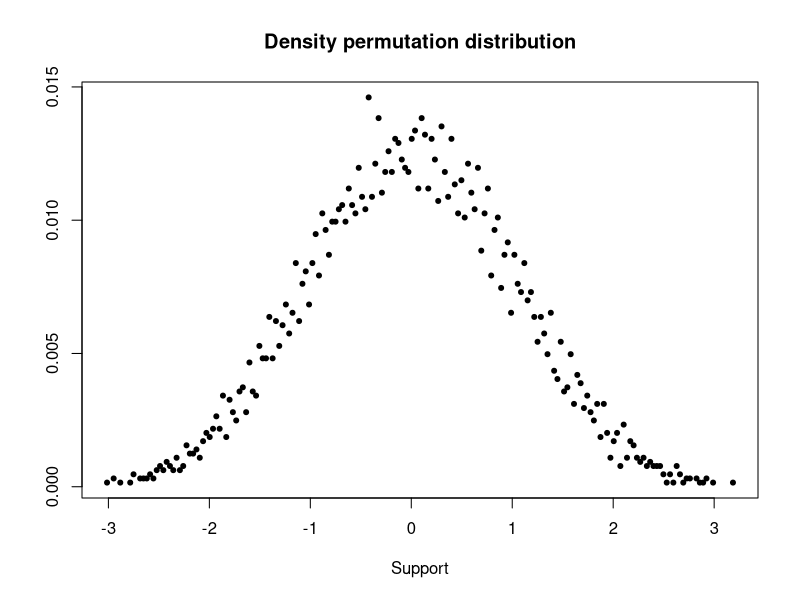
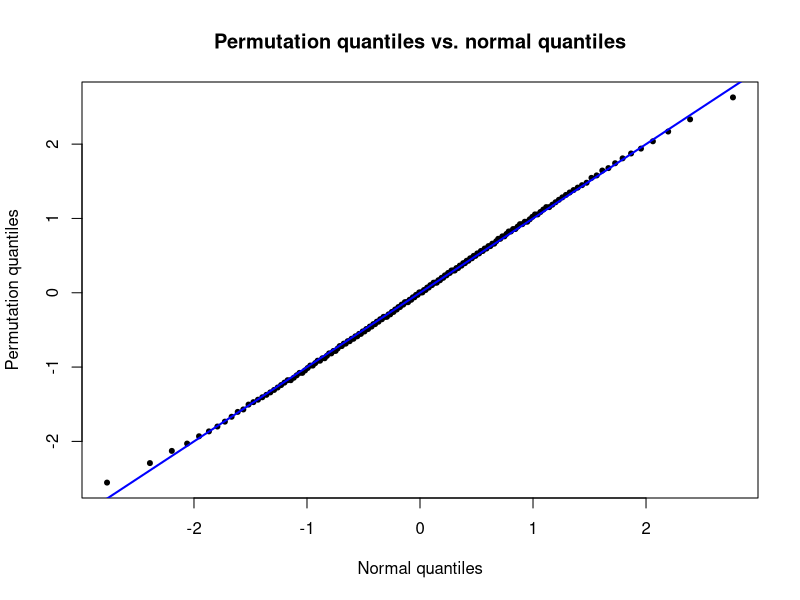
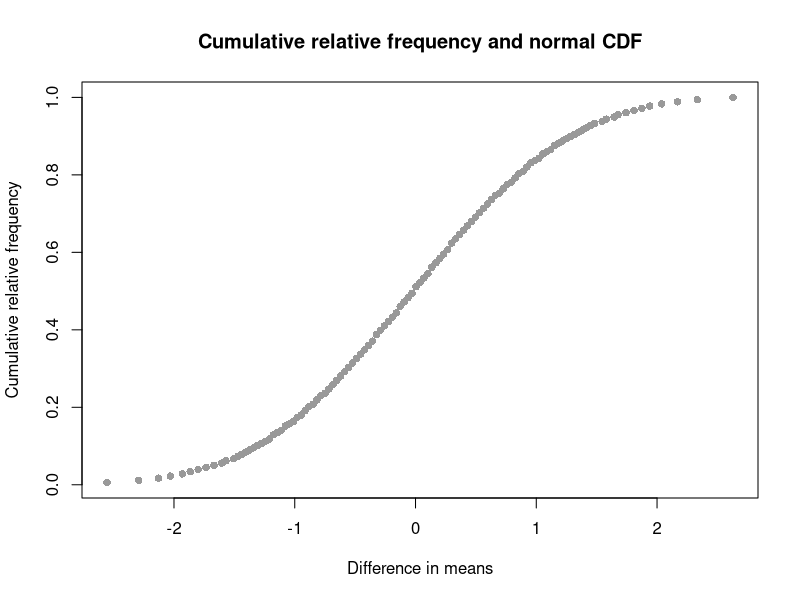

Here is the R script that generated these plots, in order: (Note: this script raises an error after producing the figures.)
## ---- chunk 1
wants <- c("coin", "e1071")
has   <- wants %in% rownames(installed.packages())
if(any(!has)) install.packages(wants[!has])
## ---- chunk 2
set.seed(123)
Nj     <- c(7, 8)
sigma  <- 20
DVa    <- round(rnorm(Nj[1], 100, sigma))
DVb    <- round(rnorm(Nj[2], 110, sigma))
tIndDf <- data.frame(DV=c(DVa, DVb),
                     IV=factor(rep(c("A", "B"), Nj)))
## ---- chunk 3
library(coin)
(ot <- oneway_test(DV ~ IV, alternative="less", data=tIndDf, distribution="exact"))
## ---- chunk 4
tRes <- t.test(DV ~ IV, alternative="less", var.equal=TRUE, data=tIndDf)
tRes$p.value
## ---- chunk 5
idx   <- seq(along=tIndDf$DV)
idxA  <- combn(idx, Nj[1])
getDM <- function(x) { mean(tIndDf$DV[!(idx %in% x)]) - mean(tIndDf$DV[x]) }
resDM <- apply(idxA, 2, getDM)
diffM <- diff(tapply(tIndDf$DV, tIndDf$IV, mean))

# don't use <= because of floating point arithmetic problems
DMstar   <- apply(idxA, 2, getDM)
DMbase   <- mean(DVa) - mean(DVb)
tol      <- .Machine$double.eps^0.5
DMsIsLEQ <- (DMstar < DMbase) | (abs(DMstar-DMbase) < tol)
(pVal    <- sum(DMsIsLEQ) / length(DMstar))
## ---- chunk 6
supp <- support(ot)
dens <- sapply(supp, dperm, object=ot)
plot(supp, dens, xlab="Support", ylab=NA, pch=20, main="Density permutation distribution")
## ---- chunk 7
qEmp <- sapply(ppoints(supp), qperm, object=ot)
qqnorm(qEmp, xlab="Normal quantiles", ylab="Permutation quantiles",
       pch=20, main="Permutation quantiles vs. normal quantiles")
abline(a=0, b=1, lwd=2, col="blue")
## ---- chunk 8
plot(qEmp, ecdf(qEmp)(qEmp), col="gray60", pch=16,
     xlab="Difference in means", ylab="Cumulative relative frequency",
     main="Cumulative relative frequency and normal CDF")
## ---- chunk 9
N      <- 12
id     <- factor(rep(1:N, times=2))
DVpre  <- rnorm(N, 100, 20)
DVpost <- rnorm(N, 110, 20)
tDepDf <- data.frame(DV=c(DVpre, DVpost),
                     IV=factor(rep(0:1, each=N), labels=c("pre", "post")))
## ---- chunk 10
library(coin)
oneway_test(DV ~ IV | id, alternative="less", distribution=approximate(B=9999), data=tDepDf)
## ---- chunk 11
t.test(DV ~ IV, alternative="less", paired=TRUE, data=tDepDf)$p.value
## ---- chunk 12
DVd    <- DVpre - DVpost
sgnLst <- lapply(numeric(N), function(x) { c(-1, 1) } )
sgnMat <- data.matrix(expand.grid(sgnLst))
getMD  <- function(x) { mean(abs(DVd) * x) }
MDstar <- apply(sgnMat, 1, getMD)
MDbase <- mean(DVd)

# don't use <= because of floating point arithmetic problems
tol      <- .Machine$double.eps^0.5
MDsIsLEQ <- (MDstar < MDbase) | (abs(MDstar-MDbase) < tol)
(pVal    <- sum(MDsIsLEQ) / length(MDstar))
## ---- chunk 13
Nf  <- 8
DV1 <- rbinom(Nf, size=1, prob=0.5)
DV2 <- rbinom(Nf, size=1, prob=0.5)
fisher.test(DV1, DV2, alternative="greater")$p.value
## ---- chunk 14
library(e1071)
permIdx  <- permutations(Nf)
getAgree <- function(idx) { sum(diag(table(DV1, DV2[idx]))) }
resAgree <- apply(permIdx, 1, getAgree)
agree12  <- sum(diag(table(DV1, DV2)))
(pVal    <- sum(resAgree >= agree12) / length(resAgree))
## ---- chunk 15
try(detach(package:e1071))
try(detach(package:coin))
try(detach(package:survival))
try(detach(package:splines))
